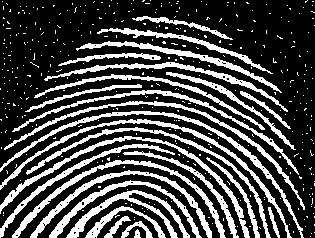
#> input picture img3.tif, 315 x 238 px
$ jupyter execute '6(b)_.ipynb'
#> lines starting #> are read from the running program, lines starting #| are printed output that depends on the picture; after the words box and inside, x2 and y2 are one past the last pixel; in counts of white or black regions, pixels touching at a corner belong together
#> `originalImage = cv2.imread("img3.tif", cv2.IMREAD_GRAYSCALE)`: originalImage: shape (238, 315); 28.5% white; 414 white regions (387 under 20 px), largest, box (x1, y1, x2, y2) and area: (0, 111, 304, 238) 1388, (0, 136, 250, 238) 1372, (0, 119, 292, 238) 1337
### 6.	Take a binary image and a structuring element to perform the following morphological operations:
        (b)	Opening and Closing operations

[cell 1]
import cv2
import numpy as np
import matplotlib.pyplot as plt

### Erosion

[cell 2]
def erosion(image, structuring_element):

    # Get the dimensions of the structuring element
    kernel_size = structuring_element.shape[0]
    offset = kernel_size // 2

    # Pad the image with zeros to handle border pixels
    padded_image = np.pad(image, pad_width=offset)
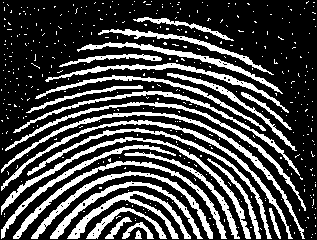
#> padded_image: shape (240, 317); 28.1% white; 414 white regions (387 under 20 px), largest, box (x1, y1, x2, y2) and area: (1, 112, 305, 239) 1388, (1, 137, 251, 239) 1372, (1, 120, 293, 239) 1337

    # Create a zero-filled array for the output
    eroded_image = np.zeros_like(image)

    # Iterate over the image (excluding the padding in the original dimensions)
    for i in range(offset, padded_image.shape[0] - offset):
        for j in range(offset, padded_image.shape[1] - offset):

            # Extract the region of interest from the padded image
            region = padded_image[i - offset:i + offset + 1, j - offset:j + offset + 1]

            # Check if the structuring element completely fits inside the region
            if np.array_equal(region & structuring_element, structuring_element):
                # If it fits, set the corresponding pixel in the eroded image to 255
                eroded_image[i - offset, j - offset] = 255
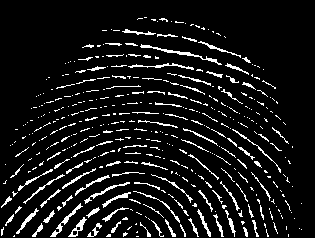
#> eroded_image: shape (238, 315); 8.8% white in thin lines or dots, all inside (x1, y1, x2, y2) = (1, 17, 302, 237)

    return eroded_image

### Dilation

[cell 3]
def dilation(image, structuring_element):

    # Get the dimensions of the structuring element
    kernel_size = structuring_element.shape[0]
    offset = kernel_size // 2

    # Pad the image with zeros to handle border pixels
    padded_image = np.pad(image, pad_width=offset)
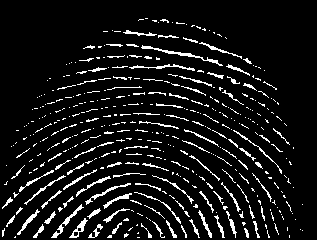
#> padded_image: shape (240, 317); 8.7% white in thin lines or dots, all inside (x1, y1, x2, y2) = (2, 18, 303, 238)

    # Create a zero-filled array for the output
    dilated_image = np.zeros_like(image)

    # Iterate over the image (excluding the padding in the original dimensions)
    for i in range(offset, padded_image.shape[0] - offset):
        for j in range(offset, padded_image.shape[1] - offset):

            # Extract the region of interest from the padded image
            region = padded_image[i - offset:i + offset + 1, j - offset:j + offset + 1]

            # Check if any part of the structuring element overlaps with the region
            if np.any(region & structuring_element):
                # If there is an overlap, set the corresponding pixel in the dilated image to 255
                dilated_image[i - offset, j - offset] = 255
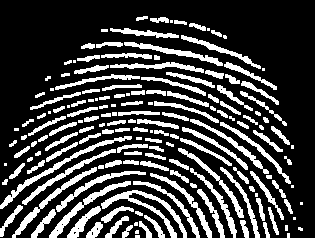
#> dilated_image: shape (238, 315); 25.2% white; 166 white regions (32 under 20 px), largest, box (x1, y1, x2, y2) and area: (101, 190, 187, 238) 780, (0, 136, 132, 209) 673, (49, 181, 131, 238) 578

    return dilated_image

### Opening

[cell 4]
def opening(image, structuring_element):

    # Apply erosion followed by dilation
    openedImage = erosion(image, structuring_element)
    openedImage = dilation(openedImage, structuring_element)

    return openedImage

### Closing

[cell 5]
def closing(image, structuringElement):

    # Apply dilation followed by erosion
    closedImage = dilation(image, structuringElement)
#> after the loop in dilation (call 2), `for i in range(offset, padded_image.shape[0] - offset):`:
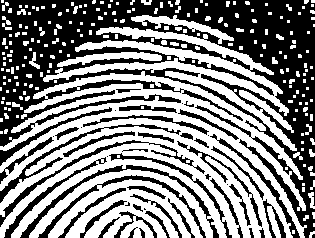
#> dilated_image: shape (238, 315); 51.9% white; 51 black regions (12 under 20 px), largest, box (x1, y1, x2, y2) and area: (0, 0, 315, 238) 25299, (20, 165, 219, 238) 1075, (0, 140, 205, 227) 882
    closedImage = erosion(closedImage, structuringElement)
#> in erosion (call 2), `padded_image = np.pad(image, pad_width=offset)`:
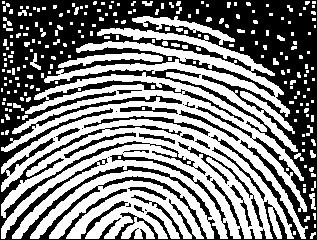
#> padded_image: shape (240, 317); 51.1% white; 27 black regions (10 under 20 px), largest, box (x1, y1, x2, y2) and area: (0, 0, 317, 240) 34574, (178, 142, 263, 228) 463, (84, 116, 210, 136) 407
#> after the loop in erosion (call 2), `for i in range(offset, padded_image.shape[0] - offset):`:
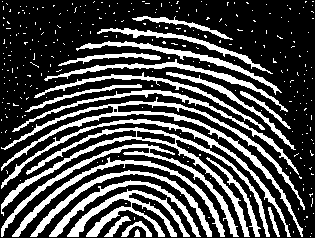
#> eroded_image: shape (238, 315); 29.3% white; 305 white regions (282 under 20 px), largest, box (x1, y1, x2, y2) and area: (1, 97, 305, 237) 2743, (1, 127, 270, 237) 2578, (67, 189, 190, 237) 1653

    return closedImage

[cell 6]
originalImage = cv2.imread("img3.tif", cv2.IMREAD_GRAYSCALE)

structuringElement = np.ones((3, 3), dtype=np.uint8)

[cell 7]
plt.figure(figsize=(12, 12))

plt.subplot(1, 3, 1)
plt.imshow(originalImage, cmap='gray')
plt.title('Original Image')
plt.axis('off')

openedImage = opening(originalImage, structuringElement)
plt.subplot(1, 3, 2)
plt.imshow(openedImage, cmap='gray')
plt.title('Image After Opening')
plt.axis('off')

closedImage = closing(originalImage, structuringElement)
plt.subplot(1, 3, 3)
plt.imshow(closedImage, cmap='gray')
plt.title('Image After Closing')
plt.axis('off')
